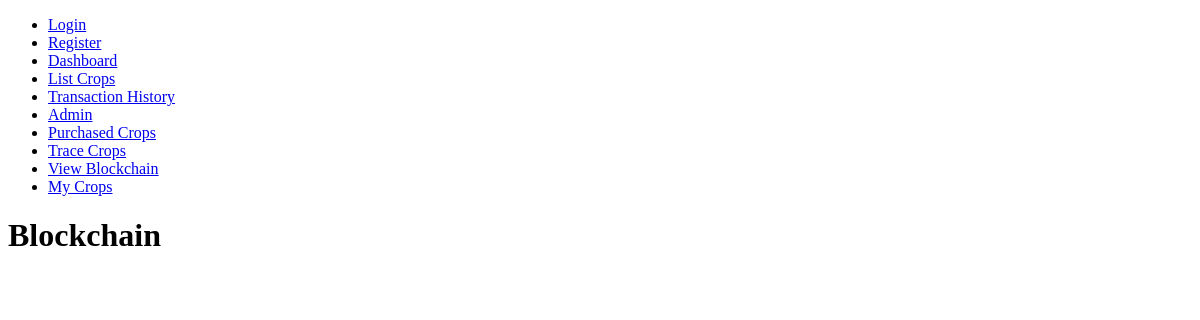
/blockchain/, run on an earlier commit of the app's database.
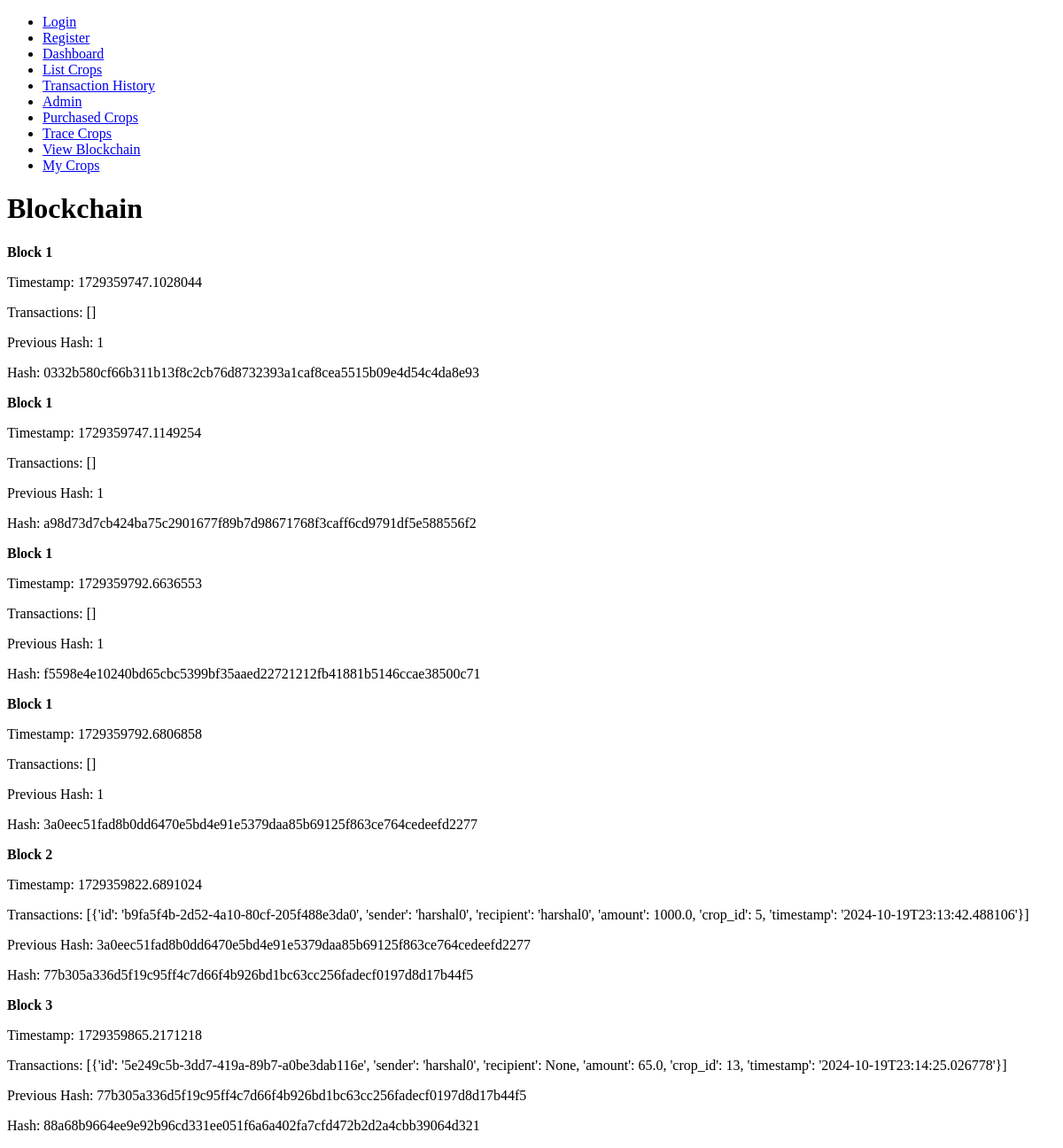
And on a later commit of the database.
### supply_chain/models.py (models this page shows, shortened)
class StoreBlock(models.Model):
    index = models.IntegerField(null=True)
    timestamp = models.FloatField(default=time)
    transactions = models.JSONField(default=list)
    previous_hash = models.CharField(max_length=64)
    hash = models.CharField(max_length=64)

### supply_chain/views.py (the view)
# urls.py: path('blockchain/', view_blockchain, name='view_blockchain'),
def view_blockchain(request):
    blockchain_data = StoreBlock.objects.all()  # Get blockchain data
    return render(request, 'view_blockchain.html', {'blockchain_data': blockchain_data})

### supply_chain/templates/view_blockchain.html
{% extends 'base.html' %}
{% block content %}
<h1>Blockchain</h1>
    {% for block in blockchain_data %}
        <div class="block">
            <p><strong>Block {{ block.index }}</strong></p>
            <p>Timestamp: {{ block.timestamp }}</p>
            <p>Transactions: {{ block.transactions }}</p>
            <p>Previous Hash: {{ block.previous_hash }}</p>
            <p>Hash: {{ block.hash }}</p>
        </div>
    {% endfor %}
{% endblock %}

What changed in the data, as far as the page shows it:
added StoreBlock: index "1", timestamp "1729359747.1028044", transactions "[]", previous_hash "1", hash "0332b580cf66b311b13f8c2cb76d8732393a1caf8cea5515b09e4d54c4da8e93"
added StoreBlock: index "1", timestamp "1729359747.1149254", transactions "[]", previous_hash "1", hash "a98d73d7cb424ba75c2901677f89b7d98671768f3caff6cd9791df5e588556f2"
added StoreBlock: index "1", timestamp "1729359792.6636553", transactions "[]", previous_hash "1", hash "f5598e4e10240bd65cbc5399bf35aaed22721212fb41881b5146ccae38500c71"
added StoreBlock: index "1", timestamp "1729359792.6806858", transactions "[]", previous_hash "1", hash "3a0eec51fad8b0dd6470e5bd4e91e5379daa85b69125f863ce764cedeefd2277"
added StoreBlock: index "2", timestamp "1729359822.6891024", transactions "[{'id': 'b9fa5f4b-2d52-4a10-80cf-205f488e3da0', 'sender': 'harshal0', 'recipient': 'harshal0', 'amount': 1000.0, 'crop_id': 5, 'timestamp': '2024-10-19T23:13:42.488106'}]", previous_hash "3a0eec51fad8b0dd6470e5bd4e91e5379daa85b69125f863ce764cedeefd2277", hash "77b305a336d5f19c95ff4c7d66f4b926bd1bc63cc256fadecf0197d8d17b44f5"
added StoreBlock: index "3", timestamp "1729359865.2171218", transactions "[{'id': '5e249c5b-3dd7-419a-89b7-a0be3dab116e', 'sender': 'harshal0', 'recipient': None, 'amount': 65.0, 'crop_id': 13, 'timestamp': '2024-10-19T23:14:25.026778'}]", previous_hash "77b305a336d5f19c95ff4c7d66f4b926bd1bc63cc256fadecf0197d8d17b44f5", hash "88a68b9664ee9e92b96cd331ee051f6a6a402fa7cfd472b2d2a4cbb39064d321"
